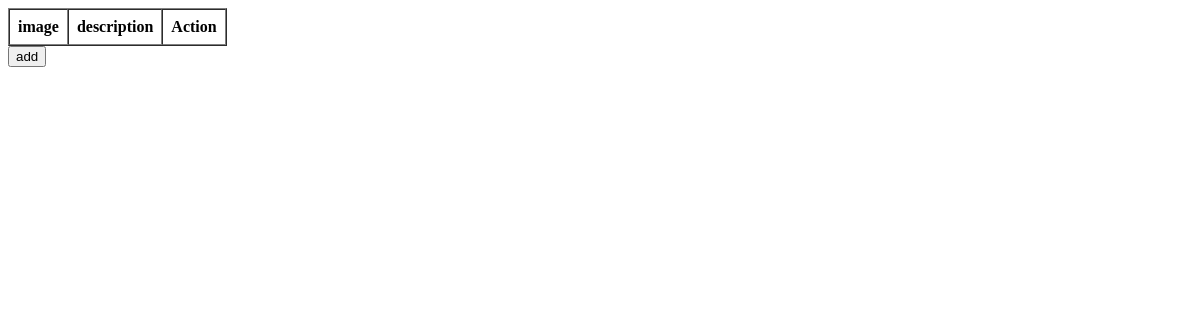
Page /post on the earlier database version.
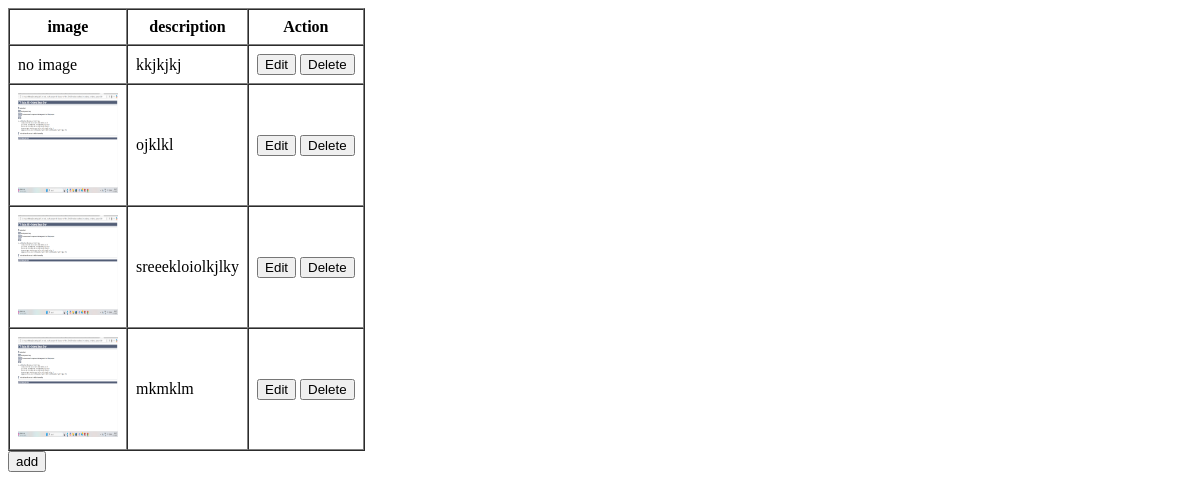
Same page on the later database version.
### BrainTumorDetectionApp/models.py (models this page shows)
class PostTable(models.Model):
    DOCTOR=models.ForeignKey(DoctorTable, on_delete=models.CASCADE)
    Image=models.FileField(null=True, blank=True ,upload_to='upload/')
    Document=models.CharField(max_length=300, null=True, blank=True)
    Date=models.DateField(auto_now_add=True, null=True, blank=True)

### BrainTumorDetectionApp/views.py (the view)
# urls.py: path('post', postPage.as_view(), name="post"),
class postPage(View):
    def get(self, request):
        obj = PostTable.objects.all()
        return render(request, "doctor/post_table.html", {'val': obj} )

### templates/doctor/post_table.html (shortened to what this page needs)
<!DOCTYPE html>
<html lang="en">
<head>
</head>
<body>
    <table  border="1" cellpadding="8" cellspacing="0">
        <tr>
            <th>image</th>
            <th>description</th>
            <th>Action</th>
        </tr>
        {% for i in val %}
        <tr>
            <td>{% if i.Image %}<img src="{{ i.Image.url }}" alt="" height="100px" width="100px">{% else %} no image {% endif %}</td>
            <td>{{ i.Document }}</td>
            <td>
                <a href="edit_post/{{i.id}}"><button>Edit</button></a>
                <a href="deletepost/{{i.id}}"><button>Delete</button></a>
            </td>
        </tr>
        {% endfor %}
    </table>
    <a href="manage"><input type="submit" value="add"></a>
</body>
</html>

Differences in the rows shown:
added PostTable: Image "no image", Document "kkjkjkj"
added PostTable: Image (picture), Document "ojklkl"
added PostTable: Image (picture), Document "sreeekloiolkjlky"
added PostTable: Image (picture), Document "mkmklm"
